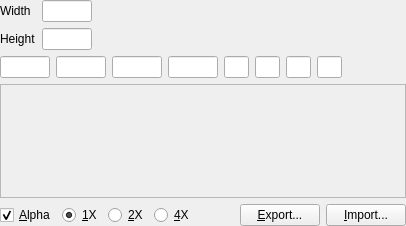
<ui version="4.0" >
 <class>BitmapResource</class>
 <widget class="QWidget" name="BitmapResource" >
  <layout class="QVBoxLayout" >
   <property name="leftMargin" >
    <number>0</number>
   </property>
   <property name="topMargin" >
    <number>0</number>
   </property>
   <property name="rightMargin" >
    <number>0</number>
   </property>
   <property name="bottomMargin" >
    <number>0</number>
   </property>
   <item>
    <layout class="QGridLayout" >
     <item row="0" column="0" >
      <widget class="QLabel" name="labelWidth" >
       <property name="text" >
        <string>Width</string>
       </property>
      </widget>
     </item>
     <item row="0" column="1" >
      <widget class="QLineEdit" name="editWidth" >
       <property name="sizePolicy" >
        <sizepolicy vsizetype="Fixed" hsizetype="Fixed" >
         <horstretch>0</horstretch>
         <verstretch>0</verstretch>
        </sizepolicy>
       </property>
       <property name="maximumSize" >
        <size>
         <width>50</width>
         <height>16777215</height>
        </size>
       </property>
       <property name="font" >
        <font>
         <family>Monospace</family>
        </font>
       </property>
       <property name="alignment" >
        <set>Qt::AlignRight|Qt::AlignTrailing|Qt::AlignVCenter</set>
       </property>
       <property name="readOnly" >
        <bool>true</bool>
       </property>
      </widget>
     </item>
     <item row="1" column="0" >
      <widget class="QLabel" name="labelHeight" >
       <property name="text" >
        <string>Height</string>
       </property>
      </widget>
     </item>
     <item row="1" column="1" >
      <widget class="QLineEdit" name="editHeight" >
       <property name="sizePolicy" >
        <sizepolicy vsizetype="Fixed" hsizetype="Fixed" >
         <horstretch>0</horstretch>
         <verstretch>0</verstretch>
        </sizepolicy>
       </property>
       <property name="maximumSize" >
        <size>
         <width>50</width>
         <height>16777215</height>
        </size>
       </property>
       <property name="font" >
        <font>
         <family>Monospace</family>
        </font>
       </property>
       <property name="alignment" >
        <set>Qt::AlignRight|Qt::AlignTrailing|Qt::AlignVCenter</set>
       </property>
       <property name="readOnly" >
        <bool>true</bool>
       </property>
      </widget>
     </item>
     <item row="1" column="2" >
      <spacer>
       <property name="orientation" >
        <enum>Qt::Horizontal</enum>
       </property>
       <property name="sizeHint" >
        <size>
         <width>40</width>
         <height>20</height>
        </size>
       </property>
      </spacer>
     </item>
    </layout>
   </item>
   <item>
    <layout class="QHBoxLayout" >
     <item>
      <widget class="QLineEdit" name="editUnk1" >
       <property name="sizePolicy" >
        <sizepolicy vsizetype="Fixed" hsizetype="Fixed" >
         <horstretch>0</horstretch>
         <verstretch>0</verstretch>
        </sizepolicy>
       </property>
       <property name="maximumSize" >
        <size>
         <width>50</width>
         <height>16777215</height>
        </size>
       </property>
       <property name="font" >
        <font>
         <family>Monospace</family>
        </font>
       </property>
       <property name="inputMask" >
        <string>HHHH; </string>
       </property>
       <property name="alignment" >
        <set>Qt::AlignCenter</set>
       </property>
      </widget>
     </item>
     <item>
      <widget class="QLineEdit" name="editUnk2" >
       <property name="sizePolicy" >
        <sizepolicy vsizetype="Fixed" hsizetype="Fixed" >
         <horstretch>0</horstretch>
         <verstretch>0</verstretch>
        </sizepolicy>
       </property>
       <property name="maximumSize" >
        <size>
         <width>50</width>
         <height>16777215</height>
        </size>
       </property>
       <property name="font" >
        <font>
         <family>Monospace</family>
        </font>
       </property>
       <property name="inputMask" >
        <string>HHHH; </string>
       </property>
       <property name="alignment" >
        <set>Qt::AlignCenter</set>
       </property>
      </widget>
     </item>
     <item>
      <widget class="QLineEdit" name="editUnk3" >
       <property name="sizePolicy" >
        <sizepolicy vsizetype="Fixed" hsizetype="Fixed" >
         <horstretch>0</horstretch>
         <verstretch>0</verstretch>
        </sizepolicy>
       </property>
       <property name="maximumSize" >
        <size>
         <width>50</width>
         <height>16777215</height>
        </size>
       </property>
       <property name="font" >
        <font>
         <family>Monospace</family>
        </font>
       </property>
       <property name="inputMask" >
        <string>HHHH; </string>
       </property>
       <property name="alignment" >
        <set>Qt::AlignCenter</set>
       </property>
      </widget>
     </item>
     <item>
      <widget class="QLineEdit" name="editUnk4" >
       <property name="sizePolicy" >
        <sizepolicy vsizetype="Fixed" hsizetype="Fixed" >
         <horstretch>0</horstretch>
         <verstretch>0</verstretch>
        </sizepolicy>
       </property>
       <property name="maximumSize" >
        <size>
         <width>50</width>
         <height>16777215</height>
        </size>
       </property>
       <property name="font" >
        <font>
         <family>Monospace</family>
        </font>
       </property>
       <property name="inputMask" >
        <string>HHHH; </string>
       </property>
       <property name="alignment" >
        <set>Qt::AlignCenter</set>
       </property>
      </widget>
     </item>
     <item>
      <widget class="QLineEdit" name="editUnk5" >
       <property name="sizePolicy" >
        <sizepolicy vsizetype="Fixed" hsizetype="Fixed" >
         <horstretch>0</horstretch>
         <verstretch>0</verstretch>
        </sizepolicy>
       </property>
       <property name="maximumSize" >
        <size>
         <width>25</width>
         <height>16777215</height>
        </size>
       </property>
       <property name="font" >
        <font>
         <family>Monospace</family>
        </font>
       </property>
       <property name="inputMask" >
        <string>HH; </string>
       </property>
       <property name="alignment" >
        <set>Qt::AlignCenter</set>
       </property>
      </widget>
     </item>
     <item>
      <widget class="QLineEdit" name="editUnk6" >
       <property name="sizePolicy" >
        <sizepolicy vsizetype="Fixed" hsizetype="Fixed" >
         <horstretch>0</horstretch>
         <verstretch>0</verstretch>
        </sizepolicy>
       </property>
       <property name="maximumSize" >
        <size>
         <width>25</width>
         <height>16777215</height>
        </size>
       </property>
       <property name="font" >
        <font>
         <family>Monospace</family>
        </font>
       </property>
       <property name="inputMask" >
        <string>HH; </string>
       </property>
       <property name="alignment" >
        <set>Qt::AlignCenter</set>
       </property>
      </widget>
     </item>
     <item>
      <widget class="QLineEdit" name="editUnk7" >
       <property name="sizePolicy" >
        <sizepolicy vsizetype="Fixed" hsizetype="Fixed" >
         <horstretch>0</horstretch>
         <verstretch>0</verstretch>
        </sizepolicy>
       </property>
       <property name="maximumSize" >
        <size>
         <width>25</width>
         <height>16777215</height>
        </size>
       </property>
       <property name="font" >
        <font>
         <family>Monospace</family>
        </font>
       </property>
       <property name="inputMask" >
        <string>HH; </string>
       </property>
       <property name="alignment" >
        <set>Qt::AlignCenter</set>
       </property>
      </widget>
     </item>
     <item>
      <widget class="QLineEdit" name="editUnk8" >
       <property name="sizePolicy" >
        <sizepolicy vsizetype="Fixed" hsizetype="Fixed" >
         <horstretch>0</horstretch>
         <verstretch>0</verstretch>
        </sizepolicy>
       </property>
       <property name="maximumSize" >
        <size>
         <width>25</width>
         <height>16777215</height>
        </size>
       </property>
       <property name="font" >
        <font>
         <family>Monospace</family>
        </font>
       </property>
       <property name="inputMask" >
        <string>HH; </string>
       </property>
       <property name="alignment" >
        <set>Qt::AlignCenter</set>
       </property>
      </widget>
     </item>
     <item>
      <spacer>
       <property name="orientation" >
        <enum>Qt::Horizontal</enum>
       </property>
       <property name="sizeHint" >
        <size>
         <width>40</width>
         <height>20</height>
        </size>
       </property>
      </spacer>
     </item>
    </layout>
   </item>
   <item>
    <widget class="QScrollArea" native="1" name="scrollArea" >
     <property name="sizePolicy" >
      <sizepolicy vsizetype="Expanding" hsizetype="Expanding" >
       <horstretch>0</horstretch>
       <verstretch>0</verstretch>
      </sizepolicy>
     </property>
     <property name="backgroundRole" >
      <enum>QPalette::Dark</enum>
     </property>
    </widget>
   </item>
   <item>
    <layout class="QHBoxLayout" >
     <item>
      <widget class="QCheckBox" name="checkAlpha" >
       <property name="text" >
        <string>&amp;Alpha</string>
       </property>
       <property name="checked" >
        <bool>true</bool>
       </property>
      </widget>
     </item>
     <item>
      <widget class="QRadioButton" name="radioScale1" >
       <property name="text" >
        <string>&amp;1X</string>
       </property>
       <property name="checked" >
        <bool>true</bool>
       </property>
      </widget>
     </item>
     <item>
      <widget class="QRadioButton" name="radioScale2" >
       <property name="text" >
        <string>&amp;2X</string>
       </property>
      </widget>
     </item>
     <item>
      <widget class="QRadioButton" name="radioScale4" >
       <property name="text" >
        <string>&amp;4X</string>
       </property>
      </widget>
     </item>
     <item>
      <spacer>
       <property name="orientation" >
        <enum>Qt::Horizontal</enum>
       </property>
       <property name="sizeHint" >
        <size>
         <width>40</width>
         <height>20</height>
        </size>
       </property>
      </spacer>
     </item>
     <item>
      <widget class="QPushButton" name="buttonExport" >
       <property name="text" >
        <string>&amp;Export...</string>
       </property>
      </widget>
     </item>
     <item>
      <widget class="QPushButton" name="buttonImport" >
       <property name="text" >
        <string>&amp;Import...</string>
       </property>
      </widget>
     </item>
    </layout>
   </item>
  </layout>
 </widget>
 <resources/>
 <connections>
  <connection>
   <sender>editUnk1</sender>
   <signal>textChanged(QString)</signal>
   <receiver>BitmapResource</receiver>
   <slot>isModified()</slot>
  </connection>
  <connection>
   <sender>editUnk2</sender>
   <signal>textChanged(QString)</signal>
   <receiver>BitmapResource</receiver>
   <slot>isModified()</slot>
  </connection>
  <connection>
   <sender>editUnk3</sender>
   <signal>textChanged(QString)</signal>
   <receiver>BitmapResource</receiver>
   <slot>isModified()</slot>
  </connection>
  <connection>
   <sender>editUnk4</sender>
   <signal>textChanged(QString)</signal>
   <receiver>BitmapResource</receiver>
   <slot>isModified()</slot>
  </connection>
  <connection>
   <sender>editUnk5</sender>
   <signal>textChanged(QString)</signal>
   <receiver>BitmapResource</receiver>
   <slot>isModified()</slot>
  </connection>
  <connection>
   <sender>editUnk6</sender>
   <signal>textChanged(QString)</signal>
   <receiver>BitmapResource</receiver>
   <slot>isModified()</slot>
  </connection>
  <connection>
   <sender>editUnk7</sender>
   <signal>textChanged(QString)</signal>
   <receiver>BitmapResource</receiver>
   <slot>isModified()</slot>
  </connection>
  <connection>
   <sender>editUnk8</sender>
   <signal>textChanged(QString)</signal>
   <receiver>BitmapResource</receiver>
   <slot>isModified()</slot>
  </connection>
  <connection>
   <sender>checkAlpha</sender>
   <signal>toggled(bool)</signal>
   <receiver>BitmapResource</receiver>
   <slot>toggleAlpha(bool)</slot>
  </connection>
  <connection>
   <sender>radioScale1</sender>
   <signal>toggled(bool)</signal>
   <receiver>BitmapResource</receiver>
   <slot>scale()</slot>
  </connection>
  <connection>
   <sender>radioScale2</sender>
   <signal>toggled(bool)</signal>
   <receiver>BitmapResource</receiver>
   <slot>scale()</slot>
  </connection>
  <connection>
   <sender>radioScale4</sender>
   <signal>toggled(bool)</signal>
   <receiver>BitmapResource</receiver>
   <slot>scale()</slot>
  </connection>
  <connection>
   <sender>buttonExport</sender>
   <signal>clicked()</signal>
   <receiver>BitmapResource</receiver>
   <slot>exportFile()</slot>
  </connection>
  <connection>
   <sender>buttonImport</sender>
   <signal>clicked()</signal>
   <receiver>BitmapResource</receiver>
   <slot>importFile()</slot>
  </connection>
 </connections>
</ui>
